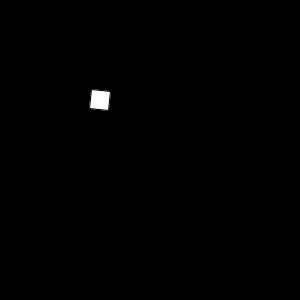
Frame 1 (no input)
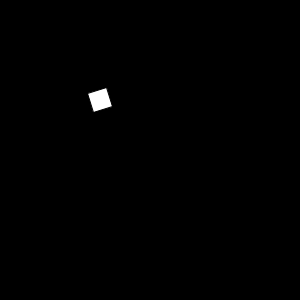
Frame 60 (the mouse pressed at the canvas centre just before this capture)
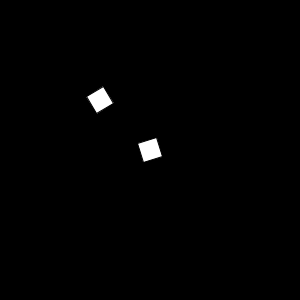
Frame 120 (the mouse held since frame 60 and released just before this capture)

The Processing sketch that drew these frames (run headless with seeded random() and noise(); from frame 60 on, the mouse is pressed at the canvas centre):

// Processing sketch: objects_arrayList
// ── objects_arrayList.pde
// declare an ArrayList of type SpinningFan
ArrayList<SpinningFan> fans;

void setup() {
  size(300, 300);

  // initialize the ArrayList (it is empty at start)
  fans = new ArrayList<SpinningFan>();

  // add a SpinningFan object to ArrayList fans
  fans.add( new SpinningFan(100, 100) );
}

void draw() {
  background(0);

  // loop through all elements in ArrayList fans
  for (int i = 0; i < fans.size (); i++) {

    // make temporary object for each element at position i
    SpinningFan f = fans.get(i);
    f.display();
  }
}


void mousePressed() {
  // when mouse is pressed, add object to ArrayList at mouse position
  fans.add( new SpinningFan(mouseX, mouseY) );
}

void keyPressed() {

  // pick a random object from the ArrayList and remove it
  if ( fans.size() > 0 ) {
    int randIndex = (int)random( fans.size() );
    // remove it!!!!!
    fans.remove( randIndex );
  }
  
}





// ── SpinningFan.pde
// position
// size
// rotation

class SpinningFan{

  float x;
  float y;
  float sz;
  float rot;
  
  // constructor is call when an object is created
  SpinningFan(float nx, float ny){
    x = nx;
    y = ny;
    rot = 0;
    sz = 20;
    // set initial values for sz and rot
  }
  
  void display(){
    rot += .1;
    rectMode(CENTER);
    pushMatrix();
      translate(x,y);
      rotate(rot);
      rect(0,0,sz,sz);
    popMatrix();
  }

}
